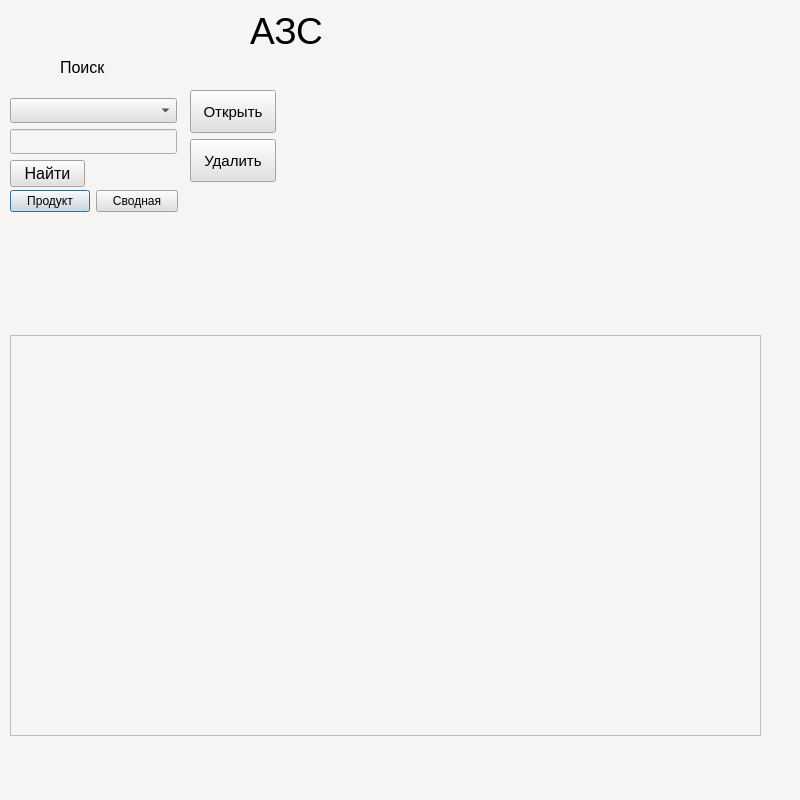
<?xml version="1.0" encoding="UTF-8"?>
<ui version="4.0">
 <class>Dialog</class>
 <widget class="QDialog" name="Dialog">
  <property name="windowModality">
   <enum>Qt::NonModal</enum>
  </property>
  <property name="geometry">
   <rect>
    <x>0</x>
    <y>0</y>
    <width>800</width>
    <height>800</height>
   </rect>
  </property>
  <property name="windowTitle">
   <string>Dialog</string>
  </property>
  <property name="styleSheet">
   <string notr="true">background-color: rgb(246, 245, 244)</string>
  </property>
  <widget class="QLineEdit" name="leFind">
   <property name="enabled">
    <bool>true</bool>
   </property>
   <property name="geometry">
    <rect>
     <x>10</x>
     <y>129</y>
     <width>167</width>
     <height>25</height>
    </rect>
   </property>
   <property name="sizePolicy">
    <sizepolicy hsizetype="Expanding" vsizetype="Maximum">
     <horstretch>0</horstretch>
     <verstretch>0</verstretch>
    </sizepolicy>
   </property>
   <property name="font">
    <font>
     <pointsize>12</pointsize>
    </font>
   </property>
   <property name="styleSheet">
    <string notr="true">color: rgb(225, 225, 225); </string>
   </property>
   <property name="text">
    <string/>
   </property>
  </widget>
  <widget class="QWidget" name="layoutWidget_3">
   <property name="geometry">
    <rect>
     <x>10</x>
     <y>190</y>
     <width>168</width>
     <height>27</height>
    </rect>
   </property>
   <layout class="QFormLayout" name="formLayout_3">
    <item row="0" column="0">
     <widget class="QPushButton" name="pushButton_3">
      <property name="styleSheet">
       <string notr="true">background-color: rgb(225, 225, 225);</string>
      </property>
      <property name="text">
       <string>Продукт</string>
      </property>
     </widget>
    </item>
    <item row="0" column="1">
     <widget class="QPushButton" name="pushButton_2">
      <property name="styleSheet">
       <string notr="true">background-color: rgb(225, 225, 225);</string>
      </property>
      <property name="text">
       <string>Сводная</string>
      </property>
     </widget>
    </item>
   </layout>
  </widget>
  <widget class="QComboBox" name="cbColNames">
   <property name="geometry">
    <rect>
     <x>10</x>
     <y>98</y>
     <width>167</width>
     <height>25</height>
    </rect>
   </property>
   <property name="sizePolicy">
    <sizepolicy hsizetype="Preferred" vsizetype="Maximum">
     <horstretch>0</horstretch>
     <verstretch>0</verstretch>
    </sizepolicy>
   </property>
   <property name="font">
    <font>
     <pointsize>12</pointsize>
    </font>
   </property>
   <property name="styleSheet">
    <string notr="true">background-color: rgb(225, 225, 225);</string>
   </property>
  </widget>
  <widget class="QLabel" name="label_8">
   <property name="geometry">
    <rect>
     <x>60</x>
     <y>58</y>
     <width>51</width>
     <height>19</height>
    </rect>
   </property>
   <property name="sizePolicy">
    <sizepolicy hsizetype="Preferred" vsizetype="Preferred">
     <horstretch>3</horstretch>
     <verstretch>2</verstretch>
    </sizepolicy>
   </property>
   <property name="font">
    <font>
     <pointsize>12</pointsize>
    </font>
   </property>
   <property name="styleSheet">
    <string notr="true">color:rgb(0, 0, 0)</string>
   </property>
   <property name="text">
    <string>Поиск</string>
   </property>
  </widget>
  <widget class="QWidget" name="layoutWidget_2">
   <property name="geometry">
    <rect>
     <x>190</x>
     <y>90</y>
     <width>86</width>
     <height>92</height>
    </rect>
   </property>
   <layout class="QVBoxLayout" name="verticalLayout">
    <item>
     <widget class="QPushButton" name="pbOpen">
      <property name="sizePolicy">
       <sizepolicy hsizetype="Expanding" vsizetype="Expanding">
        <horstretch>0</horstretch>
        <verstretch>0</verstretch>
       </sizepolicy>
      </property>
      <property name="font">
       <font>
        <pointsize>11</pointsize>
       </font>
      </property>
      <property name="mouseTracking">
       <bool>false</bool>
      </property>
      <property name="tabletTracking">
       <bool>false</bool>
      </property>
      <property name="styleSheet">
       <string notr="true">background-color: rgb(225, 225, 225);</string>
      </property>
      <property name="inputMethodHints">
       <set>Qt::ImhNone</set>
      </property>
      <property name="text">
       <string>Открыть</string>
      </property>
      <property name="autoDefault">
       <bool>false</bool>
      </property>
     </widget>
    </item>
    <item>
     <widget class="QPushButton" name="pbDelete">
      <property name="sizePolicy">
       <sizepolicy hsizetype="Expanding" vsizetype="Expanding">
        <horstretch>0</horstretch>
        <verstretch>0</verstretch>
       </sizepolicy>
      </property>
      <property name="font">
       <font>
        <pointsize>11</pointsize>
       </font>
      </property>
      <property name="mouseTracking">
       <bool>false</bool>
      </property>
      <property name="tabletTracking">
       <bool>false</bool>
      </property>
      <property name="styleSheet">
       <string notr="true">background-color: rgb(225, 225, 225);</string>
      </property>
      <property name="inputMethodHints">
       <set>Qt::ImhNone</set>
      </property>
      <property name="text">
       <string>Удалить</string>
      </property>
      <property name="autoDefault">
       <bool>false</bool>
      </property>
     </widget>
    </item>
   </layout>
  </widget>
  <widget class="QTableWidget" name="twStaffs">
   <property name="geometry">
    <rect>
     <x>10</x>
     <y>335</y>
     <width>751</width>
     <height>401</height>
    </rect>
   </property>
   <property name="font">
    <font>
     <pointsize>10</pointsize>
    </font>
   </property>
   <property name="styleSheet">
    <string notr="true">color: rgb(225, 225, 225); </string>
   </property>
  </widget>
  <widget class="QPushButton" name="pbFind">
   <property name="geometry">
    <rect>
     <x>10</x>
     <y>160</y>
     <width>75</width>
     <height>27</height>
    </rect>
   </property>
   <property name="font">
    <font>
     <pointsize>12</pointsize>
    </font>
   </property>
   <property name="styleSheet">
    <string notr="true">background-color: rgb(225, 225, 225);</string>
   </property>
   <property name="text">
    <string>Найти</string>
   </property>
  </widget>
  <widget class="QLabel" name="label_7">
   <property name="geometry">
    <rect>
     <x>250</x>
     <y>0</y>
     <width>191</width>
     <height>61</height>
    </rect>
   </property>
   <property name="sizePolicy">
    <sizepolicy hsizetype="Preferred" vsizetype="Preferred">
     <horstretch>3</horstretch>
     <verstretch>2</verstretch>
    </sizepolicy>
   </property>
   <property name="font">
    <font>
     <pointsize>28</pointsize>
    </font>
   </property>
   <property name="styleSheet">
    <string notr="true">color: rgb(0, 0, 0); font-size:28pt;

</string>
   </property>
   <property name="text">
    <string>АЗС</string>
   </property>
  </widget>
 </widget>
 <resources/>
 <connections/>
</ui>
